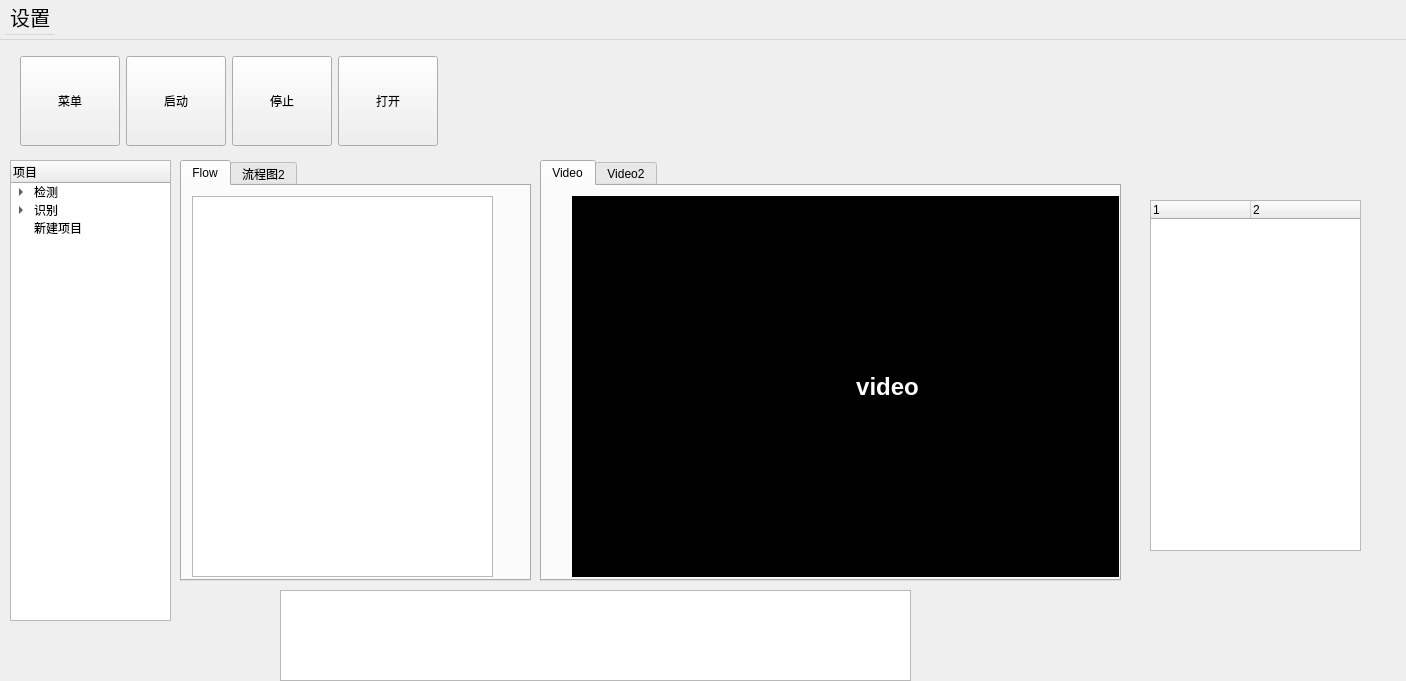
<?xml version="1.0" encoding="UTF-8"?>
<ui version="4.0">
 <class>MainWindow</class>
 <widget class="QMainWindow" name="MainWindow">
  <property name="geometry">
   <rect>
    <x>0</x>
    <y>0</y>
    <width>1406</width>
    <height>681</height>
   </rect>
  </property>
  <property name="sizePolicy">
   <sizepolicy hsizetype="MinimumExpanding" vsizetype="Preferred">
    <horstretch>0</horstretch>
    <verstretch>0</verstretch>
   </sizepolicy>
  </property>
  <property name="windowTitle">
   <string>MainWindow</string>
  </property>
  <widget class="QWidget" name="centralwidget">
   <widget class="QWidget" name="layoutWidget">
    <property name="geometry">
     <rect>
      <x>20</x>
      <y>10</y>
      <width>420</width>
      <height>102</height>
     </rect>
    </property>
    <layout class="QHBoxLayout" name="horizontalLayout">
     <item>
      <widget class="QPushButton" name="menu_button">
       <property name="minimumSize">
        <size>
         <width>100</width>
         <height>90</height>
        </size>
       </property>
       <property name="maximumSize">
        <size>
         <width>100</width>
         <height>90</height>
        </size>
       </property>
       <property name="text">
        <string>菜单</string>
       </property>
      </widget>
     </item>
     <item>
      <widget class="QPushButton" name="camera_button">
       <property name="minimumSize">
        <size>
         <width>100</width>
         <height>90</height>
        </size>
       </property>
       <property name="maximumSize">
        <size>
         <width>100</width>
         <height>90</height>
        </size>
       </property>
       <property name="text">
        <string>启动</string>
       </property>
      </widget>
     </item>
     <item>
      <widget class="QPushButton" name="close_button">
       <property name="minimumSize">
        <size>
         <width>100</width>
         <height>90</height>
        </size>
       </property>
       <property name="maximumSize">
        <size>
         <width>100</width>
         <height>90</height>
        </size>
       </property>
       <property name="text">
        <string>停止</string>
       </property>
      </widget>
     </item>
     <item>
      <widget class="QPushButton" name="open_button">
       <property name="minimumSize">
        <size>
         <width>100</width>
         <height>90</height>
        </size>
       </property>
       <property name="maximumSize">
        <size>
         <width>100</width>
         <height>90</height>
        </size>
       </property>
       <property name="text">
        <string>打开</string>
       </property>
      </widget>
     </item>
    </layout>
   </widget>
   <widget class="QTreeWidget" name="tree">
    <property name="geometry">
     <rect>
      <x>10</x>
      <y>120</y>
      <width>161</width>
      <height>461</height>
     </rect>
    </property>
    <column>
     <property name="text">
      <string>项目</string>
     </property>
    </column>
    <item>
     <property name="text">
      <string>检测</string>
     </property>
     <item>
      <property name="text">
       <string>直线</string>
      </property>
     </item>
     <item>
      <property name="text">
       <string>圆</string>
      </property>
     </item>
     <item>
      <property name="text">
       <string>灰度</string>
      </property>
     </item>
    </item>
    <item>
     <property name="text">
      <string>识别</string>
     </property>
     <item>
      <property name="text">
       <string>人脸</string>
      </property>
     </item>
     <item>
      <property name="text">
       <string>颜色</string>
      </property>
     </item>
    </item>
    <item>
     <property name="text">
      <string>新建项目</string>
     </property>
    </item>
   </widget>
   <widget class="QPlainTextEdit" name="plainTextEdit">
    <property name="geometry">
     <rect>
      <x>280</x>
      <y>550</y>
      <width>631</width>
      <height>91</height>
     </rect>
    </property>
   </widget>
   <widget class="QTreeWidget" name="treeWidget">
    <property name="geometry">
     <rect>
      <x>1150</x>
      <y>160</y>
      <width>211</width>
      <height>351</height>
     </rect>
    </property>
    <column>
     <property name="text">
      <string notr="true">1</string>
     </property>
    </column>
    <column>
     <property name="text">
      <string>2</string>
     </property>
    </column>
   </widget>
   <widget class="QTabWidget" name="tabWidget">
    <property name="geometry">
     <rect>
      <x>540</x>
      <y>120</y>
      <width>581</width>
      <height>421</height>
     </rect>
    </property>
    <property name="currentIndex">
     <number>0</number>
    </property>
    <widget class="QWidget" name="tab_2">
     <attribute name="title">
      <string>Video</string>
     </attribute>
     <widget class="QLabel" name="video">
      <property name="geometry">
       <rect>
        <x>30</x>
        <y>10</y>
        <width>631</width>
        <height>381</height>
       </rect>
      </property>
      <property name="styleSheet">
       <string notr="true">background-color: black;
color: white;
font-size: 24px;
font-weight: bold;</string>
      </property>
      <property name="text">
       <string>video</string>
      </property>
      <property name="alignment">
       <set>Qt::AlignCenter</set>
      </property>
     </widget>
    </widget>
    <widget class="QWidget" name="tab">
     <attribute name="title">
      <string>Video2</string>
     </attribute>
    </widget>
   </widget>
   <widget class="QTabWidget" name="flowWidget">
    <property name="geometry">
     <rect>
      <x>180</x>
      <y>120</y>
      <width>351</width>
      <height>421</height>
     </rect>
    </property>
    <property name="currentIndex">
     <number>0</number>
    </property>
    <widget class="QWidget" name="tab_3">
     <attribute name="title">
      <string>Flow</string>
     </attribute>
     <widget class="QGraphicsView" name="flowView">
      <property name="geometry">
       <rect>
        <x>10</x>
        <y>10</y>
        <width>301</width>
        <height>381</height>
       </rect>
      </property>
     </widget>
    </widget>
    <widget class="QWidget" name="tab_4">
     <attribute name="title">
      <string>流程图2</string>
     </attribute>
    </widget>
   </widget>
  </widget>
  <widget class="QMenuBar" name="menubar">
   <property name="geometry">
    <rect>
     <x>0</x>
     <y>0</y>
     <width>1406</width>
     <height>40</height>
    </rect>
   </property>
   <property name="sizePolicy">
    <sizepolicy hsizetype="Fixed" vsizetype="Minimum">
     <horstretch>0</horstretch>
     <verstretch>0</verstretch>
    </sizepolicy>
   </property>
   <property name="minimumSize">
    <size>
     <width>0</width>
     <height>40</height>
    </size>
   </property>
   <property name="maximumSize">
    <size>
     <width>16777215</width>
     <height>50</height>
    </size>
   </property>
   <property name="font">
    <font>
     <pointsize>15</pointsize>
    </font>
   </property>
   <widget class="QMenu" name="menu">
    <property name="geometry">
     <rect>
      <x>246</x>
      <y>140</y>
      <width>157</width>
      <height>130</height>
     </rect>
    </property>
    <property name="font">
     <font>
      <pointsize>15</pointsize>
     </font>
    </property>
    <property name="title">
     <string>设置</string>
    </property>
    <addaction name="action"/>
    <addaction name="action1"/>
   </widget>
   <addaction name="menu"/>
  </widget>
  <action name="action">
   <property name="text">
    <string>摄像头设置</string>
   </property>
   <property name="font">
    <font>
     <pointsize>15</pointsize>
    </font>
   </property>
  </action>
  <action name="action1">
   <property name="text">
    <string>1</string>
   </property>
   <property name="font">
    <font>
     <pointsize>15</pointsize>
    </font>
   </property>
  </action>
 </widget>
 <resources/>
 <connections/>
</ui>
